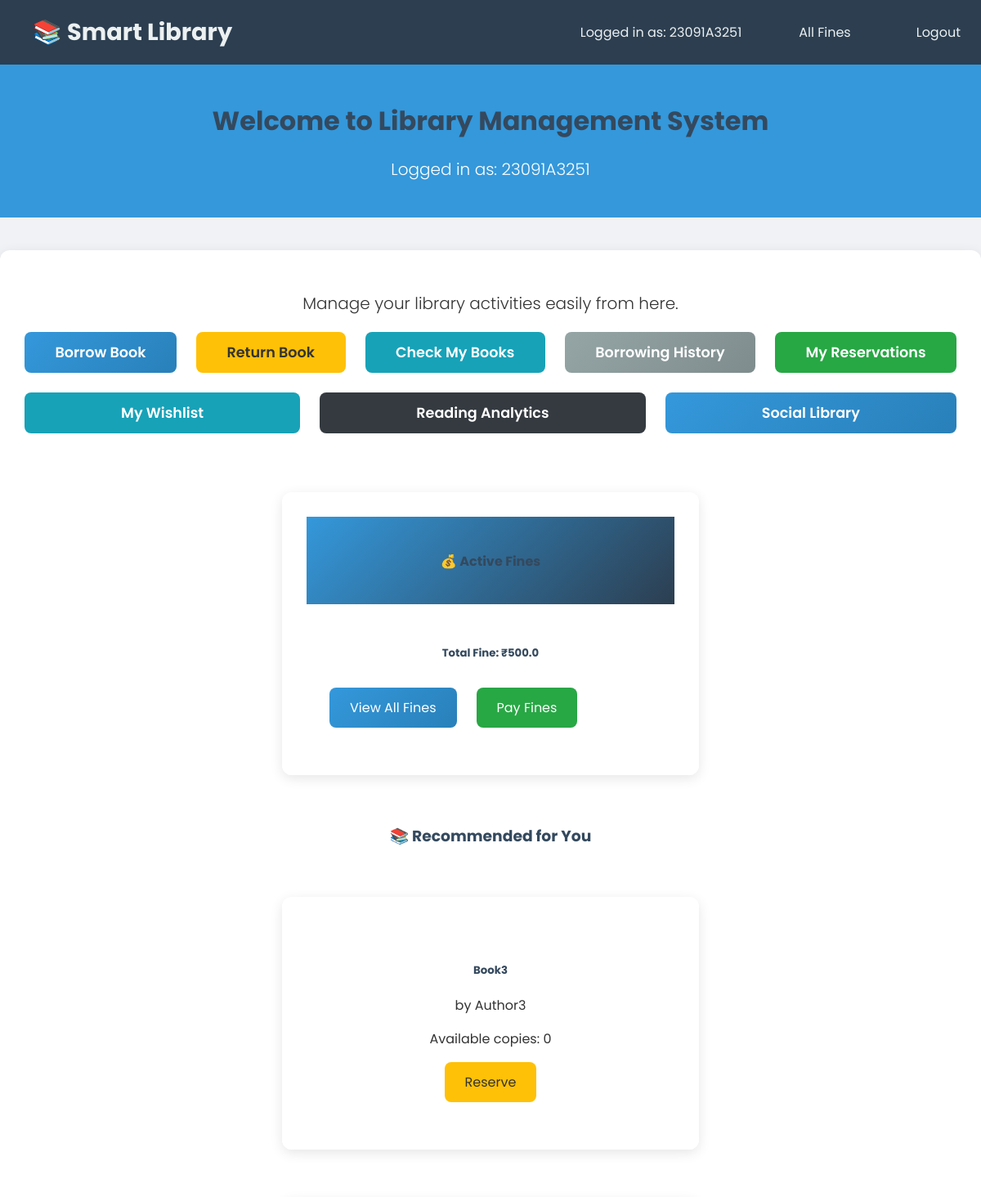
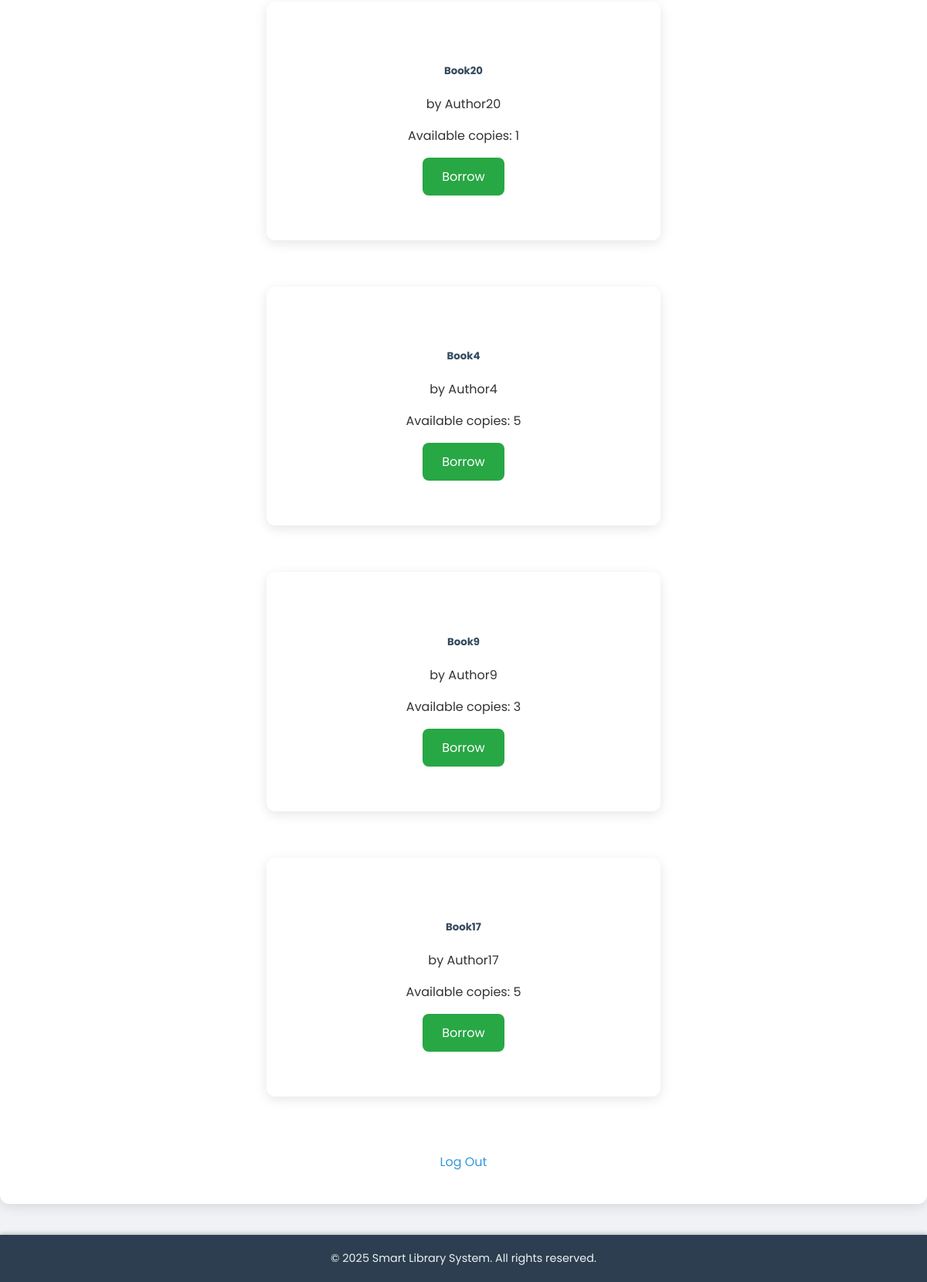
Page /student_dashboard (signed in) on the committed database (2 pictures, top to bottom).
### app.py (models this page shows)
class Book(db.Model):
    id = db.Column(db.Integer, primary_key=True)
    title = db.Column(db.String(100), nullable=False)
    author = db.Column(db.String(50), nullable=False)
    available_copies = db.Column(db.Integer, default=1)

### app.py (the view)
@app.route('/student_dashboard')
def student_dashboard():
    if 'regno' not in session:
        flash('Please log in first.', 'error')
        return redirect(url_for('student_login'))
    regno = session['regno']
    recommended_books = get_book_recommendations(regno)
    active_fines = Fine.query.filter_by(regno=regno, status='active').all()
    total_fine = sum(fine.amount for fine in active_fines)
    can_borrow = can_student_borrow_books(regno)
    return render_template('student_dashboard.html',
                         regno=regno,
                         now=datetime.now(),
                         recommended_books=recommended_books,
                         active_fines=active_fines,
                         total_fine=total_fine,
                         can_borrow=can_borrow)

### app.py (called while the page is built)
@app.teardown_appcontext
def shutdown_session(exception=None):
    db.session.remove()

def get_student_total_fine(regno):
    active_fines = Fine.query.filter_by(regno=regno, status='active').all()
    return sum(fine.amount for fine in active_fines)

def can_student_borrow_books(regno):
    total_fine = get_student_total_fine(regno)
    return total_fine < 1000

### templates/student_dashboard.html (shortened to what this page needs)
{% extends "base.html" %}
{% set background = 'https://images.unsplash.com/photo-1503676260728-1c00da094a0b' %}
{% block content %}
<header class="text-center py-4 bg-primary text-white">
    <h1>Welcome to Library Management System</h1>
    <p class="lead">Logged in as: {{ regno }}</p>
</header>
<main class="container text-center">
    <p class="welcome-message lead">Manage your library activities easily from here.</p>
    <div class="d-flex flex-wrap justify-content-center gap-3 mb-4">
        <a href="{{ url_for('search_books') }}" class="btn btn-primary btn-lg flex-fill">Borrow Book</a>
        <a href="{{ url_for('return_book') }}" class="btn btn-warning btn-lg flex-fill">Return Book</a>
        <a href="{{ url_for('check_books') }}" class="btn btn-info btn-lg flex-fill">Check My Books</a>
        <a href="{{ url_for('borrowing_history') }}" class="btn btn-secondary btn-lg flex-fill">Borrowing History</a>
        <a href="{{ url_for('my_reservations') }}" class="btn btn-success btn-lg flex-fill">My Reservations</a>
        <a href="{{ url_for('wishlist') }}" class="btn btn-info btn-lg flex-fill">My Wishlist</a>
        <a href="{{ url_for('reading_analytics') }}" class="btn btn-dark btn-lg flex-fill">Reading Analytics</a>
        <a href="{{ url_for('social') }}" class="btn btn-primary btn-lg flex-fill">Social Library</a>
    </div>
    {% if total_fine is not none %}
    <div class="mt-4">
        <div class="card border-danger">
            <div class="card-header bg-danger text-white">
                <h4>💰 Active Fines</h4>
            </div>
            <div class="card-body">
                <h5>Total Fine: ₹{{ total_fine }}</h5>
                <div class="d-flex flex-wrap gap-3 mt-3">
                    <a href="{{ url_for('my_fines') }}" class="btn btn-primary">View All Fines</a>
                    {% if total_fine > 0 %}
                    <a href="{{ url_for('my_fines') }}" class="btn btn-success">Pay Fines</a>
                    {% else %}
                    <button class="btn btn-secondary" disabled>No Fine Due</button>
                    {% endif %}
                </div>
            </div>
        </div>
    </div>
    {% endif %}
    {% if recommended_books %}
    <div class="mt-5">
        <h3>📚 Recommended for You</h3>
        <div class="row">
            {% for book in recommended_books %}
            <div class="col-md-6 col-lg-4 mb-3">
                <div class="card">
                    <div class="card-body">
                        <h5 class="card-title">{{ book.title }}</h5>
                        <p class="card-text">by {{ book.author }}</p>
                        <p class="card-text">Available copies: {{ book.available_copies }}</p>
                        {% if book.available_copies > 0 and can_borrow %}
                        <a href="{{ url_for('borrow_book', book_id=book.id) }}" class="btn btn-success btn-sm">Borrow</a>
                        {% elif not can_borrow %}
                        <button class="btn btn-secondary btn-sm" disabled>Cannot Borrow</button>
                        {% else %}
                        <a href="{{ url_for('reserve_book', book_id=book.id) }}" class="btn btn-warning btn-sm">Reserve</a>
                        {% endif %}
                    </div>
                </div>
            </div>
            {% endfor %}
        </div>
    </div>
    {% endif %}
    <a href="{{ url_for('logout') }}" class="btn btn-outline-danger mt-4">Log Out</a>
</main>
{% endblock %}

### templates/base.html (shortened to what this page needs)
<!DOCTYPE html>
<html lang="en">
<head>
    <link rel="stylesheet" href="https://cdnjs.cloudflare.com/ajax/libs/font-awesome/6.0.0/css/all.min.css">
    <link rel="stylesheet" href="{{ url_for('static', filename='style.css') }}">
</head>
<body{% if background %} style="background-image: url('{{ background }}');"{% endif %}>
    <nav class="navbar">
        <div class="nav-content-wrapper">
            <a class="navbar-brand" href="{{ url_for('index') }}">📚 Smart Library</a>
            <div class="nav-links-and-info">
                {% if session.get('regno') %}
                    <span class="navbar-text">Logged in as: {{ session.get('regno') }}</span>
                    <a href="{{ url_for('my_fines') }}" class="btn btn-outline-light nav-btn-spacing">All Fines</a>
                    <a href="{{ url_for('logout') }}" class="btn btn-outline-light nav-btn-spacing">Logout</a>
                {% elif session.get('admin_email') %}
                    <span class="navbar-text">Admin: {{ session.get('admin_email') }}</span>
                    <a href="{{ url_for('logout') }}" class="btn btn-outline-light nav-btn-spacing">Logout</a>
                {% endif %}
            </div>
        </div>
    </nav>
    {% block content %}{% endblock %}
    <footer>
        &copy; {{ now.year }} Smart Library System. All rights reserved.
    </footer>
</body>
</html>

### static/style.css (style rules this page uses)
body { font-family: 'Poppins', sans-serif; margin: 0; padding: 0; background-color: #f0f2f5; color: #333; min-height: 100vh; display: flex; flex-direction: column; }
h1, h2, h3, h4, h5, h6 { font-weight: 700; color: #34495e; margin-bottom: 20px; }
.navbar { background-color: #2c3e50; padding: 15px 20px; box-shadow: 0 2px 5px rgba(0,0,0,0.2); }
.navbar-brand { font-weight: bold; color: #ecf0f1 !important; font-size: 1.8rem; transition: color 0.3s ease; }
.navbar-text { color: #ecf0f1; margin-right: 15px; }
.btn-outline-light { color: #ecf0f1; border-color: #ecf0f1; background-color: transparent; }
.navbar .nav-content-wrapper { width: 100%; display: flex; justify-content: space-between; align-items: center; max-width: 1200px; margin: 0 auto; padding: 0 20px; }
.navbar .nav-links-and-info { display: flex; align-items: center; gap: 15px; }
.nav-btn-spacing { margin-left: 15px; }
.container { max-width: 960px; margin: 40px auto; background-color: #ffffff; padding: 30px; border-radius: 12px; box-shadow: 0 4px 15px rgba(0,0,0,0.1); flex-grow: 1; }
.card { max-width: 450px; margin: 60px auto; padding: 30px; background: rgba(255, 255, 255, 0.95); border-radius: 15px; box-shadow: 0 8px 20px rgba(0,0,0,0.2); font-family: 'Poppins', sans-serif; text-align: center; }
.btn { padding: 12px 25px; font-size: 1rem; border-radius: 8px; border: none; cursor: pointer; transition: background-color 0.3s ease, transform 0.2s ease, box-shadow 0.3s ease; text-decoration: none; display: inline-block; text-align: center; }
.btn-primary { background-color: #3498db; color: white; }
.btn-success { background-color: #28a745; color: white; }
.btn-warning { background-color: #ffc107; color: #333; }
.btn-info { background-color: #17a2b8; color: white; }
.btn-secondary { background-color: #6c757d; color: white; }
.btn-dark { background-color: #343a40; color: white; }
a { color: #3498db; text-decoration: none; transition: color 0.3s ease; }
footer { background-color: #2c3e50; color: #ecf0f1; text-align: center; padding: 20px; font-size: 0.9rem; margin-top: auto; box-shadow: 0 -2px 5px rgba(0,0,0,0.2); }
.d-flex { display: flex !important; }
.flex-wrap { flex-wrap: wrap !important; }
.justify-content-center { justify-content: center !important; }
.gap-3 { display: flex; flex-wrap: wrap; margin: -0.75rem; }
.gap-3 > * { margin: 0.75rem; }
.mb-4 { margin-bottom: 1.5rem !important; }
.mt-3 { margin-top: 1rem !important; }
.py-4 { padding-top: 1.5rem !important; padding-bottom: 1.5rem !important; }
.text-center { text-align: center !important; }
.lead { font-size: 1.25rem; font-weight: 300; }
.bg-primary { background-color: #3498db !important; }
.text-white { color: white !important; }
.flex-fill { flex: 1 1 auto !important; }
.card { border: none; border-radius: 12px; overflow: hidden; box-shadow: 0 4px 15px rgba(0,0,0,0.1); transition: transform 0.3s ease, box-shadow 0.3s ease; }
.card-header { background: linear-gradient(135deg, #3498db, #2c3e50); border-bottom: none; padding: 1.25rem 1.5rem; }
.card-body { padding: 1.75rem; }
.btn-lg { padding: 0.75rem 1.5rem; font-size: 1.1rem; border-radius: 8px; font-weight: 600; }
.btn-primary { background: linear-gradient(135deg, #3498db, #2980b9); border: none; transition: all 0.3s ease; }
.btn-secondary { background: linear-gradient(135deg, #95a5a6, #7f8c8d); border: none; transition: all 0.3s ease; }
@media (min-width: 992px) { .container { max-width: 1200px; padding: 30px; } }
body { font-size: 16px; }

### templates/base.html (style rules this page uses)
body { background-size: cover; background-attachment: fixed; background-position: center center; }

### rows in the picture
Book: title "Book3", author "Author3", available_copies "0"
Book: title "Book20", author "Author20", available_copies "1"
Book: title "Book4", author "Author4", available_copies "5"
Book: title "Book9", author "Author9", available_copies "3"
Book: title "Book17", author "Author17", available_copies "5"

### other values in the picture
{{ session.get('regno') }} "23091A3251"
{{ regno }} "23091A3251"
{{ total_fine }} "500.0"
